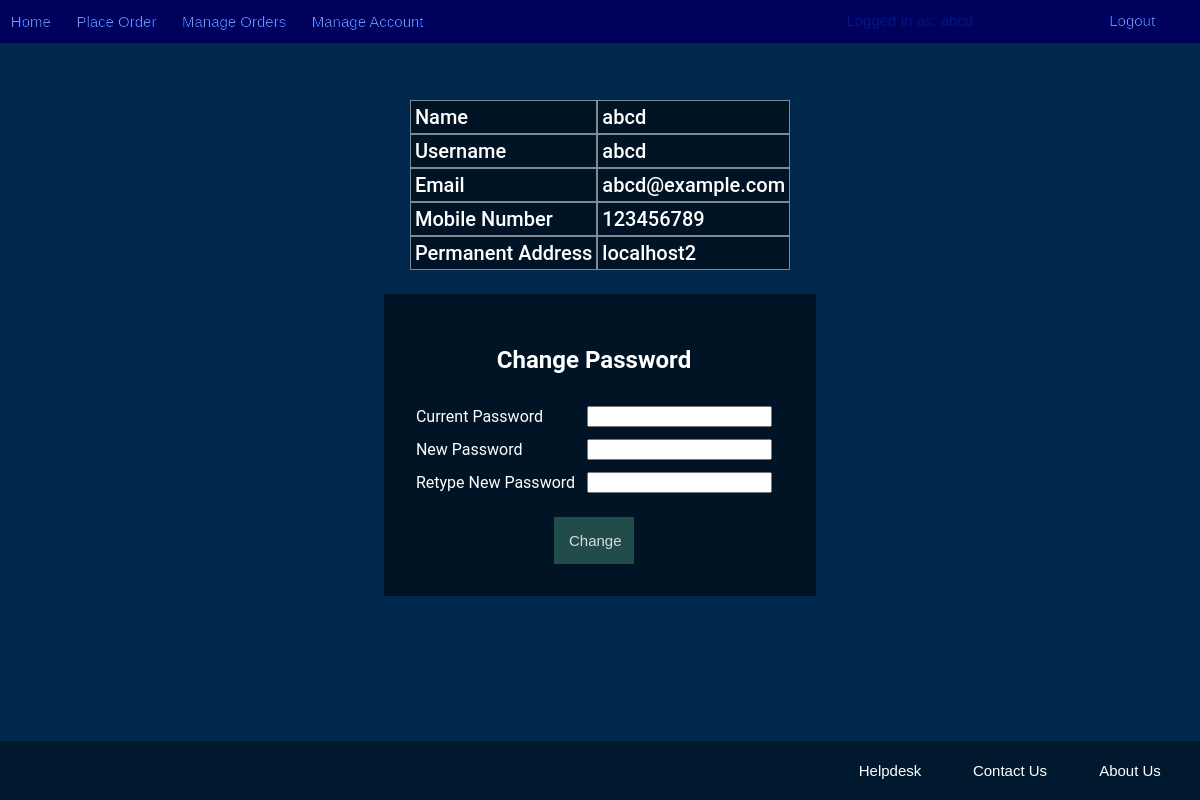
Screenshot of /HTML/myaccount.php (signed in) with the database file from the repository.
### tables this page shows
CREATE TABLE `user` (
  `username` varchar(20) NOT NULL,
  `name` varchar(30) NOT NULL,
  `email` varchar(50) NOT NULL,
  `mobno` int(10) NOT NULL,
  `paddr` varchar(100) NOT NULL
);

### HTML/myaccount.php (the view, shortened to what this page needs)
<!DOCTYPE html>
<html lang="en">
<head>
	<link rel="stylesheet" href="../CSS/topbar.css">
	<link rel="stylesheet" href="../CSS/footer.css">
	<link rel="stylesheet" href="../CSS/myordermyaccount.css">
	<?php
	$a = $_SESSION['uname'];
	$conn = new mysqli("localhost","root","","Boxitdb") or die("Error connecting to DB");
	$q = "SELECT * FROM USER WHERE username='$a'";
	$result = $conn->query("$q") or die("Error executing query");
	$row=$result->fetch_assoc();
	$err="";
	?>
</head>
<body id="myaccountbody">
	<?php
	include'topbar.php';
	echo"<table id='myaccounttable' cellspacing='0'>
	<tr>
	<td>Name</td>
	<td>".$row['name']."</td>
	</tr>
	<tr>
	<td>Username</td>
	<td>".$row['username']."</td>
	</tr>
	<tr>
	<td>Email</td>
	<td>".$row['email']."</td>
	</tr>
	<tr>
	<td>Mobile Number</td>
	<td>".$row['mobno']."</td>
	</tr>
	<tr>
	<td>Permanent Address</td>
	<td>".$row['paddr']."</td>
	</tr>
	</table>";
	?>
	<form action="<?php echo $_SERVER['PHP_SELF']; ?>" method = 'post'>
		<table id="passwordtable" cellpadding="4em" cellspacing="4em">
		<tr>
		<th colspan='2'><h2>Change Password</h2></th>
		</tr>
		<tr>
		<td>Current Password</td>
		<td><input type='password' name='cpass' required></td>
		</tr>
		<tr>
		<td>New Password</td>
		<td><input type='password' name='npass' required onkeyup="check(this.value);"></td>
		<td id='password_strength'></td>
		</tr>
		<tr>
		<td>Retype New Password</td>
		<td><input type='password' name='rpass' required></td>
		</tr>
		<tr>
		<td><?php echo $err; $err=""; ?>	</td>
		</tr>
		<tr>
		<td align="center" colspan='2'><input type='submit' name ='changepass' value='Change'></td>
		</tr>
		</table>
		</form>
		<?php include "footer.php";?>
	</body>
	</html>

### CSS/topbar.css (style rules this page uses)
html, body { margin: 0; padding: 0; }

### CSS/myordermyaccount.css (style rules this page uses)
#myorderbody, #myaccountbody { font-family: Roboto, Helvetica, Arial, Sans-serif; background-color: #00294d; background-image: url("https://www.transparenttextures.com/patterns/clean-gray-paper.png"); }
#myaccounttable { background-color: rgba(0,0,0,0.5); margin: auto; margin-top: 4em; }
#myaccounttable td { font-size: 20px; font-weight: 500; color: #fff; border: none; padding: 0.2em; border: 1px solid rgba(255,255,255, 0.5); }
#passwordtable { padding: 0.6em; background-color: rgba(0,0,0,0.5); margin: 0 auto; margin-top: 1.5em; padding: 1.5em; color: white; }
#passwordtable input[type=text], input[type=submit] { padding: 1em; font-size: 15px; }
#passwordtable input[type=submit] { width: 80px; border: 0; background-color: #295650; color: #ffffff; font-weight: 500; text-align: center; cursor: pointer; opacity: 0.85; align-content: center; margin: 0 auto; }

### rows the page displays
user: name "abcd", username "abcd", email "abcd@example.com", mobno "123456789", paddr "localhost2"
